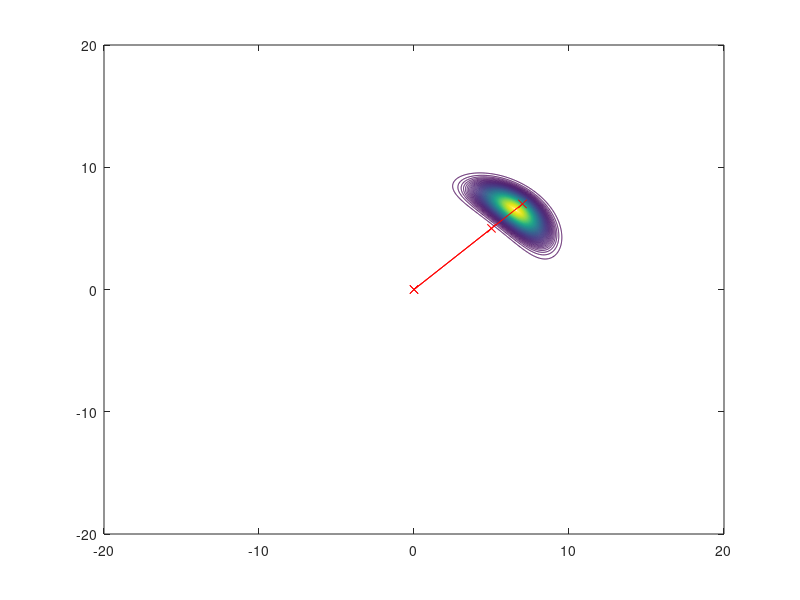

The MATLAB source for this figure:
%%!!!!!NOT WORK
%% denoising with High SNR magnitude, not possible.
N=1024;
x = linspace(-20,20,N);
[X,Y] = meshgrid(x);
x0=5;
y0=5;
R2 = (X-x0).^2 + (Y-y0).^2;
C1 = exp(-0.3*R2);

R = abs(X + 1i*Y);
r0 = abs(x0 + 1i*y0);
a=1.4;
r0 = a*r0;

C2 = exp(-(R-r0).^2);
%
% imagesc(x,x,C1+C2)
set(0,'DefaultFigureWindowStyle','docked')

figure;
contour(x,x,(C1.*C2),120);
hold on;
plot([0 x0],[0,y0],'-xr')
plot(a*[0 x0],a*[0,y0],'-xr')